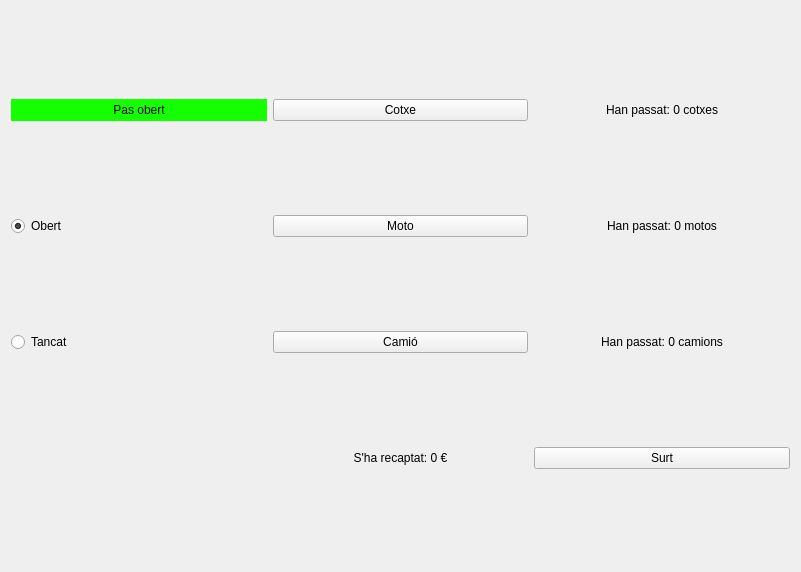
<?xml version="1.0" encoding="UTF-8"?>
<ui version="4.0">
 <class>MyForm</class>
 <widget class="QWidget" name="MyForm">
  <property name="geometry">
   <rect>
    <x>0</x>
    <y>0</y>
    <width>801</width>
    <height>572</height>
   </rect>
  </property>
  <property name="windowTitle">
   <string>Form</string>
  </property>
  <layout class="QGridLayout" name="gridLayout">
   <item row="7" column="1">
    <widget class="QLabel" name="label_5">
     <property name="text">
      <string>S'ha recaptat: 0 €</string>
     </property>
     <property name="alignment">
      <set>Qt::AlignmentFlag::AlignCenter</set>
     </property>
    </widget>
   </item>
   <item row="6" column="2">
    <widget class="QLabel" name="label_4">
     <property name="text">
      <string>Han passat: 0 camions</string>
     </property>
     <property name="alignment">
      <set>Qt::AlignmentFlag::AlignCenter</set>
     </property>
    </widget>
   </item>
   <item row="6" column="0">
    <widget class="QRadioButton" name="radioButton_2">
     <property name="text">
      <string>Tancat</string>
     </property>
    </widget>
   </item>
   <item row="0" column="2">
    <widget class="QLabel" name="label_2">
     <property name="text">
      <string>Han passat: 0 cotxes</string>
     </property>
     <property name="alignment">
      <set>Qt::AlignmentFlag::AlignCenter</set>
     </property>
    </widget>
   </item>
   <item row="1" column="0">
    <widget class="QRadioButton" name="radioButton">
     <property name="text">
      <string>Obert</string>
     </property>
     <property name="checked">
      <bool>true</bool>
     </property>
    </widget>
   </item>
   <item row="1" column="1">
    <widget class="QPushButton" name="pushButton_2">
     <property name="text">
      <string>Moto</string>
     </property>
    </widget>
   </item>
   <item row="0" column="1">
    <widget class="QPushButton" name="pushButton">
     <property name="text">
      <string>Cotxe</string>
     </property>
    </widget>
   </item>
   <item row="0" column="0">
    <widget class="MyLabel" name="label">
     <property name="styleSheet">
      <string notr="true">background-color: rgb(20, 255, 0);</string>
     </property>
     <property name="text">
      <string>Pas obert</string>
     </property>
     <property name="alignment">
      <set>Qt::AlignmentFlag::AlignCenter</set>
     </property>
    </widget>
   </item>
   <item row="1" column="2">
    <widget class="QLabel" name="label_3">
     <property name="text">
      <string>Han passat: 0 motos</string>
     </property>
     <property name="alignment">
      <set>Qt::AlignmentFlag::AlignCenter</set>
     </property>
    </widget>
   </item>
   <item row="6" column="1">
    <widget class="QPushButton" name="pushButton_3">
     <property name="text">
      <string>Camió</string>
     </property>
    </widget>
   </item>
   <item row="7" column="2">
    <widget class="QPushButton" name="pushButton_4">
     <property name="text">
      <string>Surt</string>
     </property>
    </widget>
   </item>
  </layout>
 </widget>
 <customwidgets>
  <customwidget>
   <class>MyLabel</class>
   <extends>QLabel</extends>
   <header location="global">MyLabel.h</header>
   <slots>
    <signal>canvi_cotxes(QString)</signal>
    <signal>canvi_motos(QString)</signal>
    <signal>canvi_camions(QString)</signal>
    <signal>canvi_recaptat(QString)</signal>
    <slot>canviar_pas(bool)</slot>
    <slot>passa_cotxe()</slot>
    <slot>passa_moto()</slot>
    <slot>passa_camio()</slot>
   </slots>
  </customwidget>
 </customwidgets>
 <resources/>
 <connections>
  <connection>
   <sender>pushButton_4</sender>
   <signal>clicked()</signal>
   <receiver>MyForm</receiver>
   <slot>close()</slot>
   <hints>
    <hint type="sourcelabel">
     <x>661</x>
     <y>460</y>
    </hint>
    <hint type="destinationlabel">
     <x>662</x>
     <y>516</y>
    </hint>
   </hints>
  </connection>
  <connection>
   <sender>radioButton_2</sender>
   <signal>toggled(bool)</signal>
   <receiver>label</receiver>
   <slot>canviar_pas(bool)</slot>
   <hints>
    <hint type="sourcelabel">
     <x>170</x>
     <y>338</y>
    </hint>
    <hint type="destinationlabel">
     <x>176</x>
     <y>114</y>
    </hint>
   </hints>
  </connection>
  <connection>
   <sender>radioButton</sender>
   <signal>toggled(bool)</signal>
   <receiver>label</receiver>
   <slot>canviar_pas(bool)</slot>
   <hints>
    <hint type="sourcelabel">
     <x>54</x>
     <y>225</y>
    </hint>
    <hint type="destinationlabel">
     <x>56</x>
     <y>107</y>
    </hint>
   </hints>
  </connection>
  <connection>
   <sender>pushButton</sender>
   <signal>clicked()</signal>
   <receiver>label</receiver>
   <slot>passa_cotxe()</slot>
   <hints>
    <hint type="sourcelabel">
     <x>310</x>
     <y>118</y>
    </hint>
    <hint type="destinationlabel">
     <x>246</x>
     <y>119</y>
    </hint>
   </hints>
  </connection>
  <connection>
   <sender>pushButton_2</sender>
   <signal>clicked()</signal>
   <receiver>label</receiver>
   <slot>passa_moto()</slot>
   <hints>
    <hint type="sourcelabel">
     <x>396</x>
     <y>223</y>
    </hint>
    <hint type="destinationlabel">
     <x>228</x>
     <y>119</y>
    </hint>
   </hints>
  </connection>
  <connection>
   <sender>pushButton_3</sender>
   <signal>clicked()</signal>
   <receiver>label</receiver>
   <slot>passa_camio()</slot>
   <hints>
    <hint type="sourcelabel">
     <x>347</x>
     <y>335</y>
    </hint>
    <hint type="destinationlabel">
     <x>106</x>
     <y>118</y>
    </hint>
   </hints>
  </connection>
  <connection>
   <sender>label</sender>
   <signal>canvi_cotxes(QString)</signal>
   <receiver>label_2</receiver>
   <slot>setText(QString)</slot>
   <hints>
    <hint type="sourcelabel">
     <x>246</x>
     <y>98</y>
    </hint>
    <hint type="destinationlabel">
     <x>740</x>
     <y>97</y>
    </hint>
   </hints>
  </connection>
  <connection>
   <sender>label</sender>
   <signal>canvi_motos(QString)</signal>
   <receiver>label_3</receiver>
   <slot>setText(QString)</slot>
   <hints>
    <hint type="sourcelabel">
     <x>141</x>
     <y>111</y>
    </hint>
    <hint type="destinationlabel">
     <x>644</x>
     <y>215</y>
    </hint>
   </hints>
  </connection>
  <connection>
   <sender>label</sender>
   <signal>canvi_camions(QString)</signal>
   <receiver>label_4</receiver>
   <slot>setText(QString)</slot>
   <hints>
    <hint type="sourcelabel">
     <x>128</x>
     <y>109</y>
    </hint>
    <hint type="destinationlabel">
     <x>614</x>
     <y>338</y>
    </hint>
   </hints>
  </connection>
  <connection>
   <sender>label</sender>
   <signal>canvi_recaptat(QString)</signal>
   <receiver>label_5</receiver>
   <slot>setText(QString)</slot>
   <hints>
    <hint type="sourcelabel">
     <x>79</x>
     <y>111</y>
    </hint>
    <hint type="destinationlabel">
     <x>464</x>
     <y>449</y>
    </hint>
   </hints>
  </connection>
 </connections>
</ui>
